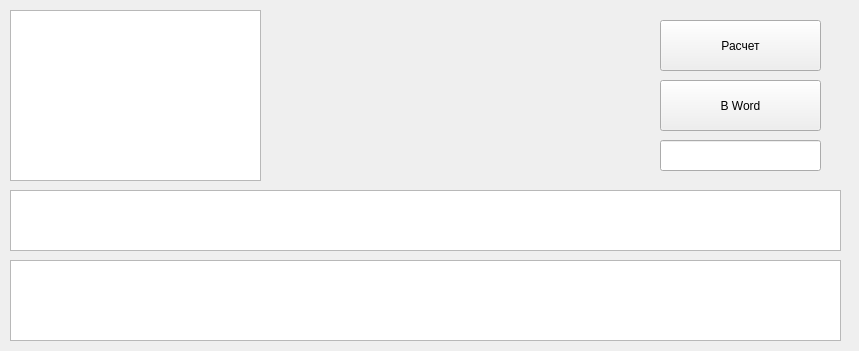
<?xml version="1.0" encoding="UTF-8"?>
<ui version="4.0">
 <class>form_sort</class>
 <widget class="QWidget" name="form_sort">
  <property name="geometry">
   <rect>
    <x>0</x>
    <y>0</y>
    <width>859</width>
    <height>351</height>
   </rect>
  </property>
  <property name="windowTitle">
   <string>Sort</string>
  </property>
  <widget class="QPushButton" name="solvebutton">
   <property name="geometry">
    <rect>
     <x>660</x>
     <y>20</y>
     <width>161</width>
     <height>51</height>
    </rect>
   </property>
   <property name="text">
    <string>Расчет</string>
   </property>
  </widget>
  <widget class="QPushButton" name="wordbutton">
   <property name="geometry">
    <rect>
     <x>660</x>
     <y>80</y>
     <width>161</width>
     <height>51</height>
    </rect>
   </property>
   <property name="text">
    <string>В Word</string>
   </property>
  </widget>
  <widget class="QListWidget" name="listWidget">
   <property name="geometry">
    <rect>
     <x>10</x>
     <y>10</y>
     <width>251</width>
     <height>171</height>
    </rect>
   </property>
  </widget>
  <widget class="QTableWidget" name="inputtable">
   <property name="geometry">
    <rect>
     <x>10</x>
     <y>190</y>
     <width>831</width>
     <height>61</height>
    </rect>
   </property>
  </widget>
  <widget class="QTableWidget" name="outputtable">
   <property name="geometry">
    <rect>
     <x>10</x>
     <y>260</y>
     <width>831</width>
     <height>81</height>
    </rect>
   </property>
   <property name="verticalScrollBarPolicy">
    <enum>Qt::ScrollBarAsNeeded</enum>
   </property>
  </widget>
  <widget class="QLineEdit" name="messege">
   <property name="geometry">
    <rect>
     <x>660</x>
     <y>140</y>
     <width>161</width>
     <height>31</height>
    </rect>
   </property>
   <property name="readOnly">
    <bool>true</bool>
   </property>
  </widget>
 </widget>
 <resources/>
 <connections/>
</ui>
